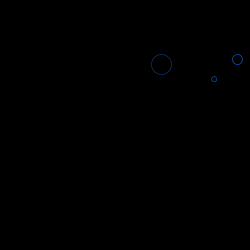
Frame 1 (no input)
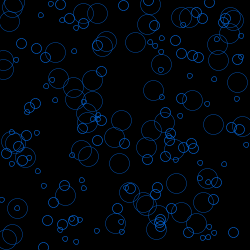
Frame 60 (the mouse pressed at the canvas centre just before this capture)
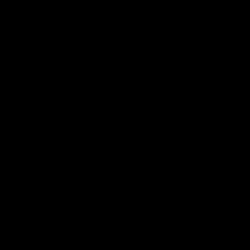
Frame 120 (the mouse held since frame 60 and released just before this capture)

The Processing sketch that drew these frames (run headless with seeded random() and noise(); from frame 60 on, the mouse is pressed at the canvas centre):

// Processing sketch: processing_19209
// ── processing_19209.pde



void setup(){
  size(250,250);
  background(0);
  frameRate(20);
}
void draw(){
  smooth();
  noFill();
  strokeWeight(0.4);
  stroke(#0463D3 );
  ellipse(random(250),random(250),20,20);
   
    strokeWeight(0.6);
    ellipse(random(250),random(250),10,10);
    ellipse(random(250),random(250),5,5);
    
if (mousePressed){
  background(0);
}
}
